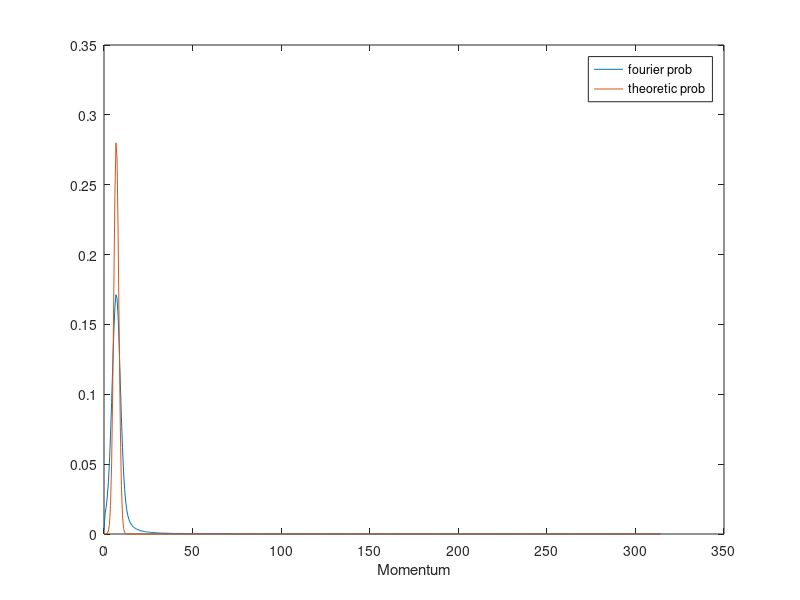

This figure's MATLAB source:
% ===================================
% HOMEWORK 3B IN COMP.PHYS. - TASK 1
% ===================================
% By Victor Nilsson, Simon Nilsson
% 2015
%
% Length scale: 1 Å
% Time scale:   1 fs = 1e-15 s
% Energy scale: 1 eV

clear all, clc, close all

% ------ SIMULATION PARAMETERS ---------
hbar        = 1.054/1.602; % JS -> f eV s
d           = 0.5;
m           = 1.66/1.6*1e2;
p_0         = sqrt(0.1*2*m);
x_0         = 0;
dx          = 0.01;
n_points    = 1024;


% ----------- VARIABLES ------------
% space samples
x = dx*(0:n_points-1);
% and the corresponding samples in momentum space
p = 2*pi/(n_points*dx)*(0:n_points/2);
% ---- Functions handles ----
Gaussian_Wave_Packet = @(x)1/(pi*d^2)^(1/4)*exp(-(x-x_0).^2/(2*d^2)).*exp(1i*p_0*(x-x_0)/hbar);
% Fourier transform obtained via Mathematica
Gaussian_Packet_Fourier = @(p)(exp(1i*p*x_0 - (d^2*(p_0 - p*hbar).^2)./(2*hbar^2))./((d^(-2))^(1/4)*pi^(1/4)));
% ---------------------------------

% Sample-discretize the wave packet function
wave_packet = Gaussian_Wave_Packet(x)*dx;
fourier_prob = abs(Gaussian_Packet_Fourier(p)).^2;

%prob = abs(wave_packet).^2;
%momentum_prob = abs(fft(wave_packet)).^2;
%momentum_prob = momentum_prob(1:floor(length(x)/2))*1/length(x);

temp = abs(fft(wave_packet))/n_points;
momentum_prob = temp(1:length(p));
% Compute double-sided contribution
momentum_prob(2:end-1) = 2*momentum_prob(2:end-1);
momentum_prob = momentum_prob.^2;

figure(1); clf;
plot(p, momentum_prob*1e5)
hold on
plot(p, fourier_prob)
hold off
xlabel('Momentum')
legend('fourier prob', 'theoretic prob')
